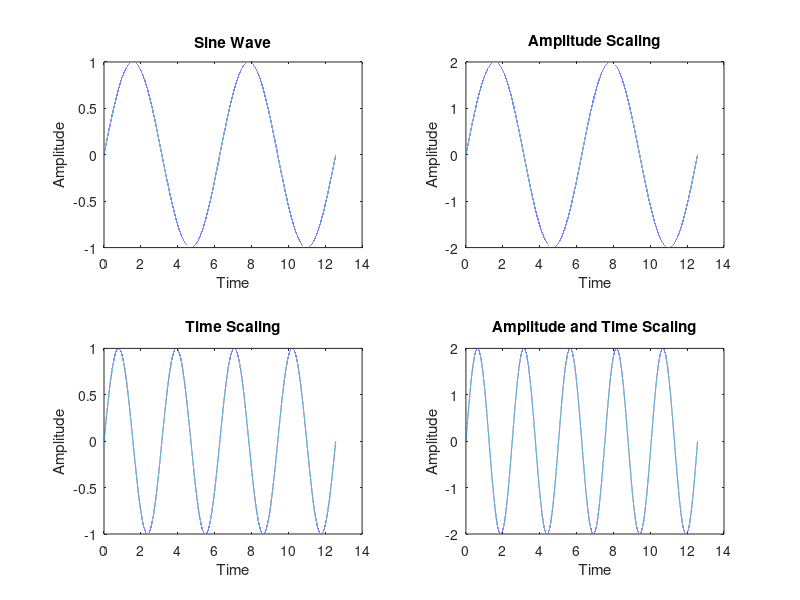

Source code (MATLAB):
clc;
clear;
close all;

a = 10;
b = 20;

disp("Addition = ");
disp(a+b);

disp("Subtraction = ");
disp(a-b);

disp("Multiplication = ");
disp(a*b);

disp("Division = ");
disp(a/b);

t = 0:0.0001:4*pi;

x = sin(t);
subplot(2,2,1);
plot(t,x);
xlabel("Time");
ylabel("Amplitude");
title("Sine Wave");

x = 2*sin(t);
subplot(2,2,2);
plot(t,x);
xlabel("Time");
ylabel("Amplitude");
title("Amplitude Scaling");

x = sin(2*t);
subplot(2,2,3);
plot(t,x);
xlabel("Time");
ylabel("Amplitude");
title("Time Scaling");

x = 2*sin(2.5*t);
subplot(2,2,4);
plot(t,x);
xlabel("Time");
ylabel("Amplitude");
title("Amplitude and Time Scaling");
